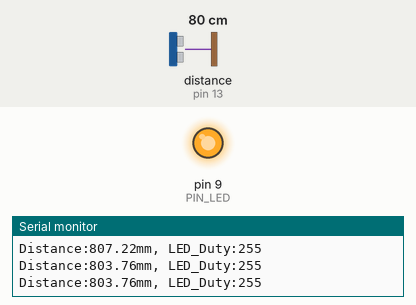
The sketch below on a simulated Arduino Uno, built with avr-gcc and run on an emulated ATmega328P. Shown: output pins drawn as LEDs (lit = HIGH), the last lines printed to the serial monitor. Wiring (inferred from the names in the program): ultrasonic range finder: trigger pin 12; echo pin 13. Inputs (shaded band) come from the test bench; at power-on: distance to the obstacle (sensor on pin 13) 80 cm. The echo pulse lasts 58.3 µs per cm; pins used as bus, display or sensor lines are not drawn.

Above: at 1.2 s.
1.3 s: distance to the obstacle (sensor on pin 13) set to 18 cm
At 2.63 s:
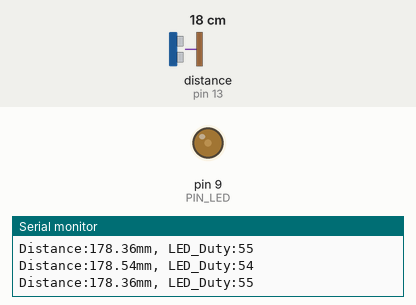
4.3 s: distance to the obstacle (sensor on pin 13) set to 2 cm
Timing chart, 0 to 7.3 s (numbered marks = the images above; inputs shaded):
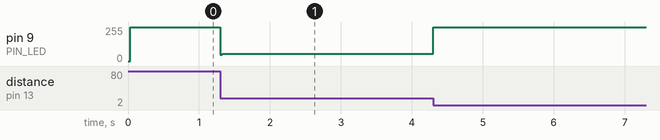

Measured:
- after the input at 1.3 s, pin 9 (PIN_LED): 255/255 → 46/255 at once, then repeats every 0.10 s: 2 × (55/255 0.03 s, 54/255 0.02 s)

The sketch:

08P07.ino
```cpp
// Arduino pin assignment
#define PIN_LED  9
#define PIN_TRIG 12
#define PIN_ECHO 13

// configurable parameters
#define SND_VEL 346.0
#define INTERVAL 25
#define PULSE_DURATION 10
#define _DIST_MIN 100.0
#define _DIST_MAX 300.0

#define TIMEOUT ((INTERVAL / 2) * 1000.0)
#define SCALE (0.001 * 0.5 * SND_VEL)

unsigned long last_sampling_time;

void setup() {
  pinMode(PIN_LED, OUTPUT);
  pinMode(PIN_TRIG, OUTPUT);
  pinMode(PIN_ECHO, INPUT);
  digitalWrite(PIN_TRIG, LOW);
  Serial.begin(57600);
}

void loop() {
  float dis;
  int duty;

  if (millis() < (last_sampling_time + INTERVAL)) {
    return;
  }
  last_sampling_time += INTERVAL;

  dis = USS_measure(PIN_TRIG, PIN_ECHO);

  if (dis < 100.0) {
    duty = 255;
  } else if (dis >= 100.0 && dis <= 200.0) {
    duty = (int)(((200.0 - dis) / 100.0) * 255.0);
  } else if (dis > 200.0 && dis <= 300.0) {
    duty = (int)(((dis - 200.0) / 100.0) * 255.0);
  } else {
    duty = 255;
  }

  if (dis >= 149.0 && dis <= 151.0) {
    duty = (int)(0.5 * 255);
  }
  if (dis >= 249.0 && dis <= 251.0) {
    duty = (int)(0.5 * 255);
  }

  duty = constrain(duty, 0, 255);

  analogWrite(PIN_LED, duty);

  Serial.print("Distance:");
  Serial.print(dis);
  Serial.print("mm, LED_Duty:");
  Serial.println(duty);
}

float USS_measure(int TRIG, int ECHO)
{
  digitalWrite(TRIG, HIGH);
  delayMicroseconds(PULSE_DURATION);
  digitalWrite(TRIG, LOW);

  return pulseIn(ECHO, HIGH, TIMEOUT) * SCALE;
}
```
